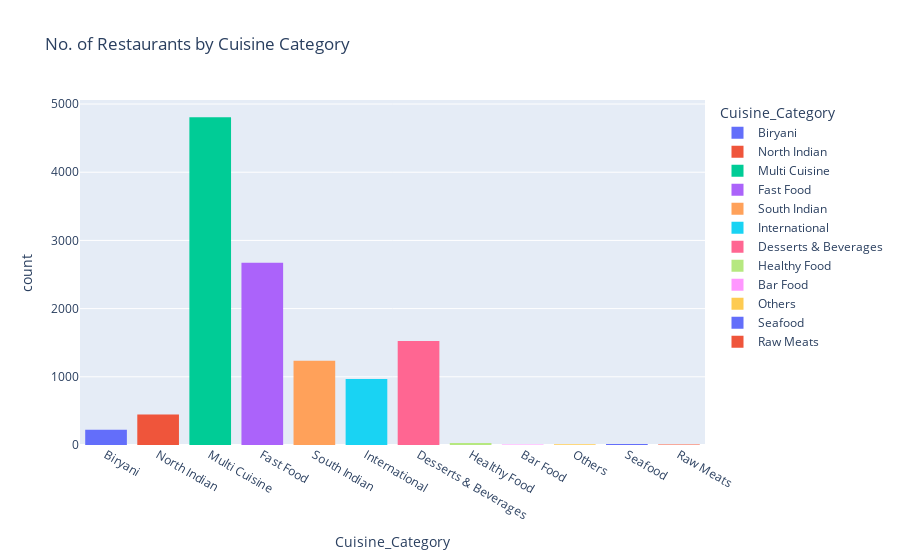

Here is the notebook cell this chart was saved with:
### Markdown cell above
Q1) How many restaurants are in Chennai for each type of cuisine?

### Code cell
fig = px.histogram(zomato_df, x='Cuisine_Category', color='Cuisine_Category',  
             title= 'No. of Restaurants by Cuisine Category',  
             labels={'Cuisine Category':'Cuisine_Category'}) 
 
fig.show()

### Figure 1 — Plotly figure (JSON) as saved in the notebook; plotly's stock layout.template omitted (floating-point values rounded to 4 significant figures; data arrays with more than 128 entries replaced by an {"elided": "..."} marker saying what was removed)
{"data": [{"bingroup": "x", "hovertemplate": "Cuisine_Category=%{x}<br>count=%{y}<extra></extra>", "legendgroup": "Biryani", "marker": {"color": "#636efa", "pattern": {"shape": ""}}, "name": "Biryani", "orientation": "v", "showlegend": true, "type": "histogram", "x": {"elided": "225 str values"}, "xaxis": "x", "yaxis": "y"}, {"bingroup": "x", "hovertemplate": "Cuisine_Category=%{x}<br>count=%{y}<extra></extra>", "legendgroup": "North Indian", "marker": {"color": "#EF553B", "pattern": {"shape": ""}}, "name": "North Indian", "orientation": "v", "showlegend": true, "type": "histogram", "x": {"elided": "449 str values"}, "xaxis": "x", "yaxis": "y"}, {"bingroup": "x", "hovertemplate": "Cuisine_Category=%{x}<br>count=%{y}<extra></extra>", "legendgroup": "Multi Cuisine", "marker": {"color": "#00cc96", "pattern": {"shape": ""}}, "name": "Multi Cuisine", "orientation": "v", "showlegend": true, "type": "histogram", "x": {"elided": "4806 str values"}, "xaxis": "x", "yaxis": "y"}, {"bingroup": "x", "hovertemplate": "Cuisine_Category=%{x}<br>count=%{y}<extra></extra>", "legendgroup": "Fast Food", "marker": {"color": "#ab63fa", "pattern": {"shape": ""}}, "name": "Fast Food", "orientation": "v", "showlegend": true, "type": "histogram", "x": {"elided": "2671 str values"}, "xaxis": "x", "yaxis": "y"}, {"bingroup": "x", "hovertemplate": "Cuisine_Category=%{x}<br>count=%{y}<extra></extra>", "legendgroup": "South Indian", "marker": {"color": "#FFA15A", "pattern": {"shape": ""}}, "name": "South Indian", "orientation": "v", "showlegend": true, "type": "histogram", "x": {"elided": "1237 str values"}, "xaxis": "x", "yaxis": "y"}, {"bingroup": "x", "hovertemplate": "Cuisine_Category=%{x}<br>count=%{y}<extra></extra>", "legendgroup": "International", "marker": {"color": "#19d3f3", "pattern": {"shape": ""}}, "name": "International", "orientation": "v", "showlegend": true, "type": "histogram", "x": {"elided": "967 str values"}, "xaxis": "x", "yaxis": "y"}, {"bingroup": "x", "hovertemplate": "Cuisine_Category=%{x}<br>count=%{y}<extra></extra>", "legendgroup": "Desserts & Beverages", "marker": {"color": "#FF6692", "pattern": {"shape": ""}}, "name": "Desserts & Beverages", "orientation": "v", "showlegend": true, "type": "histogram", "x": {"elided": "1524 str values"}, "xaxis": "x", "yaxis": "y"}, {"bingroup": "x", "hovertemplate": "Cuisine_Category=%{x}<br>count=%{y}<extra></extra>", "legendgroup": "Healthy Food", "marker": {"color": "#B6E880", "pattern": {"shape": ""}}, "name": "Healthy Food", "orientation": "v", "showlegend": true, "type": "histogram", "x": ["Healthy Food", "Healthy Food", "Healthy Food", "Healthy Food", "Healthy Food", "Healthy Food", "Healthy Food", "Healthy Food", "Healthy Food", "Healthy Food", "Healthy Food", "Healthy Food", "Healthy Food", "Healthy Food", "Healthy Food", "Healthy Food", "Healthy Food", "Healthy Food", "Healthy Food", "Healthy Food", "Healthy Food", "Healthy Food", "Healthy Food", "Healthy Food", "Healthy Food", "Healthy Food", "Healthy Food", "Healthy Food"], "xaxis": "x", "yaxis": "y"}, {"bingroup": "x", "hovertemplate": "Cuisine_Category=%{x}<br>count=%{y}<extra></extra>", "legendgroup": "Bar Food", "marker": {"color": "#FF97FF", "pattern": {"shape": ""}}, "name": "Bar Food", "orientation": "v", "showlegend": true, "type": "histogram", "x": ["Bar Food", "Bar Food", "Bar Food", "Bar Food", "Bar Food", "Bar Food", "Bar Food", "Bar Food"], "xaxis": "x", "yaxis": "y"}, {"bingroup": "x", "hovertemplate": "Cuisine_Category=%{x}<br>count=%{y}<extra></extra>", "legendgroup": "Others", "marker": {"color": "#FECB52", "pattern": {"shape": ""}}, "name": "Others", "orientation": "v", "showlegend": true, "type": "histogram", "x": ["Others", "Others", "Others", "Others", "Others", "Others", "Others", "Others", "Others", "Others"], "xaxis": "x", "yaxis": "y"}, {"bingroup": "x", "hovertemplate": "Cuisine_Category=%{x}<br>count=%{y}<extra></extra>", "legendgroup": "Seafood", "marker": {"color": "#636efa", "pattern": {"shape": ""}}, "name": "Seafood", "orientation": "v", "showlegend": true, "type": "histogram", "x": ["Seafood", "Seafood", "Seafood", "Seafood", "Seafood", "Seafood", "Seafood", "Seafood", "Seafood", "Seafood", "Seafood", "Seafood", "Seafood", "Seafood", "Seafood"], "xaxis": "x", "yaxis": "y"}, {"bingroup": "x", "hovertemplate": "Cuisine_Category=%{x}<br>count=%{y}<extra></extra>", "legendgroup": "Raw Meats", "marker": {"color": "#EF553B", "pattern": {"shape": ""}}, "name": "Raw Meats", "orientation": "v", "showlegend": true, "type": "histogram", "x": ["Raw Meats", "Raw Meats", "Raw Meats", "Raw Meats", "Raw Meats", "Raw Meats", "Raw Meats", "Raw Meats"], "xaxis": "x", "yaxis": "y"}], "layout": {"barmode": "relative", "legend": {"title": {"text": "Cuisine_Category"}, "tracegroupgap": 0}, "title": {"text": "No. of Restaurants by Cuisine Category"}, "xaxis": {"anchor": "y", "categoryarray": ["Biryani", "North Indian", "Multi Cuisine", "Fast Food", "South Indian", "International", "Desserts & Beverages", "Healthy Food", "Bar Food", "Others", "Seafood", "Raw Meats"], "categoryorder": "array", "domain": [0, 1], "title": {"text": "Cuisine_Category"}}, "yaxis": {"anchor": "x", "domain": [0, 1], "title": {"text": "count"}}}}
